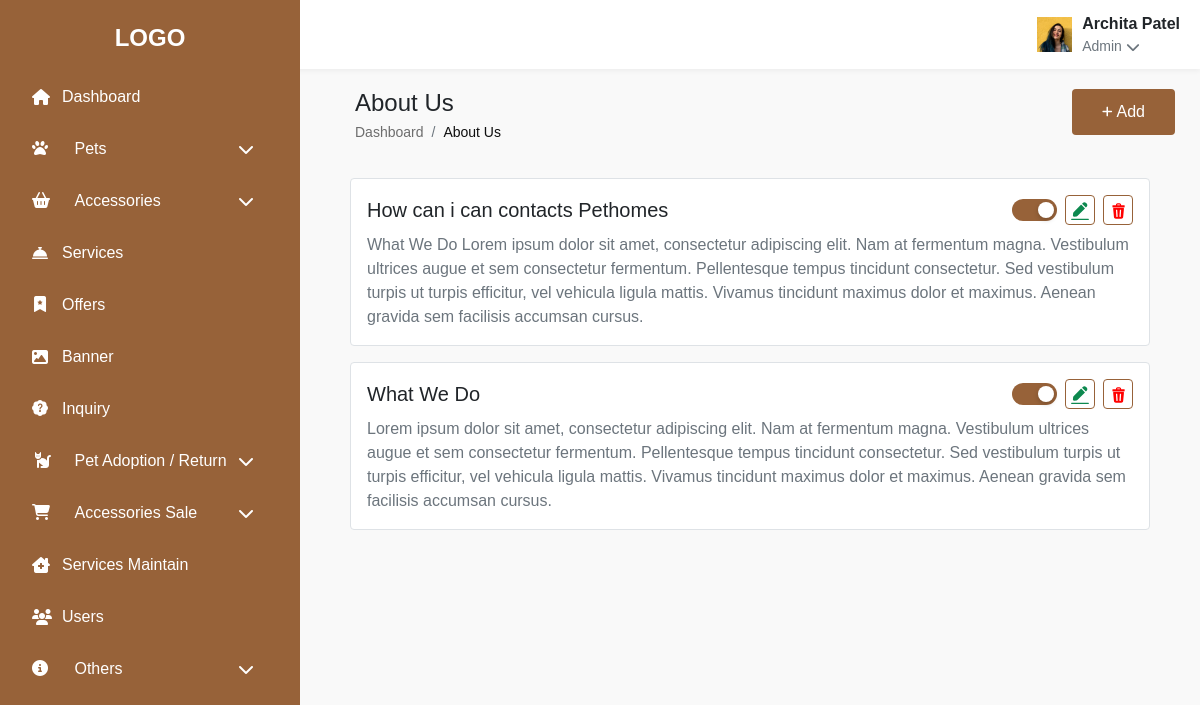
Screenshot of /aboutus.php (signed in) with the database file from the repository.
### tables this page shows
CREATE TABLE `about_us` (
  `id` int(11) NOT NULL,
  `name` varchar(1000) DEFAULT NULL,
  `des` varchar(1000) DEFAULT NULL,
  `status` varchar(500) DEFAULT NULL,
  `created_at` timestamp NULL DEFAULT current_timestamp(),
  `updated_at` timestamp NULL DEFAULT NULL ON UPDATE current_timestamp()
);

### config.php (called while the page is built)
<?php
function encryptor($action, $string){
    $output = false;
    $encrypt_method = "AES-256-CBC";
    $secret_key = 'Tech Area';
    $secret_iv = 'tech@12345678';
    $key = hash('sha256' , $secret_key);
    $iv = substr(hash('sha256', $secret_iv),0,16);
    if( $action == 'encrypt' )
    {
            $output = openssl_encrypt($string,$encrypt_method, $key, 0, $iv);
            $output = base64_encode($output);
    }
    else if($action == 'decrypt' )
    {
        $output = openssl_decrypt(base64_decode($string), $encrypt_method , $key, 0, $iv);
    }
    return $output;
}
?>

### aboutus.php (the view, shortened to what this page needs)
<?php
include 'connection.php';
include 'config.php';
?>
<!DOCTYPE html>
<html lang="en">
  <head>
    <link href="https://cdnjs.cloudflare.com/ajax/libs/font-awesome/6.4.0/css/all.min.css" rel="stylesheet" />
    <link href="https://cdn.jsdelivr.net/npm/bootstrap@5.0.2/dist/css/bootstrap.min.css" rel="stylesheet">
    <link href="https://cdn.datatables.net/1.13.4/css/dataTables.bootstrap5.min.css" rel="stylesheet">
    <link rel="stylesheet" href="css/category.css" />
    <link rel="stylesheet" href="css/profile.css" />
  </head>
  <body>
    <?php include 'sidebar.php'; ?>
    <div class="k-content">
      <?php include 'header.php'; ?>
      <div class="k-page-content">
        <div class="k-page-header">
          <div>
            <h4 class="mb-1" style="margin-left: 30px;">About Us</h4>
            <nav class="k-breadcrumb small">
              <ol class="breadcrumb mb-0">
                <li class="breadcrumb-item">
                  <a href="#" class="k-link-text-color text-decoration-none" style="    margin-left: 30px;">Dashboard</a>
                </li>
                <li class="breadcrumb-item active k-link-text-color-active">
                  About Us
                </li>
              </ol>
            </nav>
          </div>
          <div class="d-flex align-items-center justify-content-center">
            <div>
              <a
              href="add_aboutus.php"
                class="k-add-btn d-flex align-items-center justify-content-center text-decoration-none"
              >
                <i class="fas fa-plus me-1 k-icon-plus"></i>
                <p class="p-0 m-0">Add</p>
              </a>
            </div>
          </div>
        </div>
        <div class="about-list" style="margin-left: 50px; margin-right: 50px;">
                  <?php
                  $query = mysqli_query($cnn,"SELECT * FROM about_us ORDER BY id DESC");
                  while($row = mysqli_fetch_array($query)){
                      $c_id = encryptor('encrypt', $row['id']);
                      ?>
                      <div class="about-card border rounded p-3 mb-3 bg-white">
                          <div class="d-flex justify-content-between align-items-center">
                              <h5 class="mb-0"><?php echo htmlspecialchars($row['name']); ?></h5>
                              <div class="d-flex align-items-center gap-2">
                              <label class="toggle-switch">
                    <span class="toggle-slider"></span>
                </label>
                  <a href="add_aboutus.php?id=<?php echo $c_id; ?>" class="edit-btn">
                      <img src="images/update.svg" alt="Edit" width="20">
                  </a>
                  <div class="delete-btn" data-id="<?php echo $row['id']; ?>" data-bs-toggle="modal" data-bs-target="#deleteConfirmModal">
                      <img src="images/delete.svg" alt="Delete" width="20">
                  </div>
              </div>
          </div>
          <p class="mt-2 mb-0 text-muted"><?php echo htmlspecialchars($row['des']); ?></p>
      </div>
  <?php } ?>
</div>
  </body>
</html>

### header.php (shortened to what this page needs)
<?php
if(isset($_SESSION['admin'])){
  $admin =$_SESSION['admin'];
  $query_user = mysqli_query($cnn,"SELECT * FROM `login` WHERE email='$admin'");
  $row_user = mysqli_fetch_array($query_user);
  $name1 = $row_user['name'];
  $image1 = $row_user['image'];
}
?>
 <div class="k-content" style="idth: 1630px;
    margin-left: -24px;">
      <div class="k-header-container">
        <div class="k-header d-flex justify-content-between align-center-center">
          <div class="k-user-info dropdown">
            <div
              class="d-flex align-items-center"
              role="button"
              id="userDropdown"
              data-bs-toggle="dropdown"
              aria-expanded="false">
              <img src="images/<?php echo $image1; ?>" alt="User Avatar" />
              <div>
                <div class="fw-bold"><?php echo $name1; ?></div>
                <div class="small text-muted d-flex align-items-center">
                  <p class="mb-0 me-1">Admin</p>
                  <i class="fa-solid fa-chevron-down"></i>
                </div>
              </div>
            </div>
          </div>
        </div>
      </div>
    </div>

### css/category.css (style rules this page uses)
* { margin: 0; padding: 0; box-sizing: border-box; font-family: Arial, sans-serif; }
:root { --k-sidebar-bg: #976239; --k-sidebar-text: #ffffff; --k-sidebar-hover: #fff9f6; --k-sidebar-active: #fff9f6; --k-header-bg: #ffffff; --k-content-bg: #f9f9f9; --k-table-header-bg: #eee6d3; }
body { font-family: Arial, sans-serif; background-color: var(--k-content-bg); overflow-x: hidden; }
.k-content { margin-left: 300px; transition: all 0.3s; }
.k-header { background-color: var(--k-header-bg); padding: 12px 20px; box-shadow: 0 2px 5px rgba(0, 0, 0, 0.05); margin-bottom: 20px; display: flex; justify-content: space-between; align-items: center; }
.k-user-info { display: flex; align-items: center; }
.k-user-info img { width: 35px; height: 35px; margin-right: 10px; }
.k-breadcrumb { margin-bottom: 15px; }
.k-page-header { display: flex; justify-content: space-between; align-items: flex-start; margin-bottom: 20px; margin: 0 25px 20px 25px; flex-wrap: wrap; gap: 15px; }
.k-link-text-color { color: #0f0f0f99 !important; }
.k-link-text-color-active { color: #0f0f0f !important; }
.k-add-btn { background-color: #976239; color: #ffffff; border-radius: 4px; padding: 11px 30px; border: none; }
.toggle-slider { position: absolute; cursor: pointer; top: 0; left: 0; right: 0; bottom: 0; background-color: #ccc; border-radius: 30px; transition: 0.4s; }
input:checked + .toggle-slider { background-color: #976239; }
.toggle-switch { position: relative; display: inline-block; width: 45px; height: 22px; }
.toggle-slider:before { position: absolute; content: ""; height: 16px; width: 16px; left: 3px; bottom: 3px; background-color: white; border-radius: 50%; transition: 0.4s; box-shadow: 0 2px 5px rgba(0, 0, 0, 0.2); }
input:checked + .toggle-slider:before { transform: translateX(23px); }
.edit-btn { background-color: transparent; border: 0.6px solid #976239; border-radius: 4px; padding: 2px 4px; }
.delete-btn { background-color: transparent; border: 0.6px solid #976239; border-radius: 4px; padding: 2px 4px; }
.k-icon-plus { font-size: 12px; }
.k-sidebar, .k-content { transition: all 0.3s ease; }

### rows the page displays
about_us: name "How can i can contacts Pethomes", des "What We Do Lorem ipsum dolor sit amet, consectetur adipiscing elit. Nam at fermentum magna. Vestibulum ultrices augue et sem consectetur fermentum. Pellentesque tempus tincidunt consectetur. Sed vestibulum turpis ut turpis efficitur, vel vehicula ligula mattis. Vivamus tincidunt maximus dolor et maximus. Aenean gravida sem facilisis accumsan cursus."
about_us: name "What We Do", des "Lorem ipsum dolor sit amet, consectetur adipiscing elit. Nam at fermentum magna. Vestibulum ultrices augue et sem consectetur fermentum. Pellentesque tempus tincidunt consectetur. Sed vestibulum turpis ut turpis efficitur, vel vehicula ligula mattis. Vivamus tincidunt maximus dolor et maximus. Aenean gravida sem facilisis accumsan cursus."

### other values shown
$name1 "Archita Patel"
